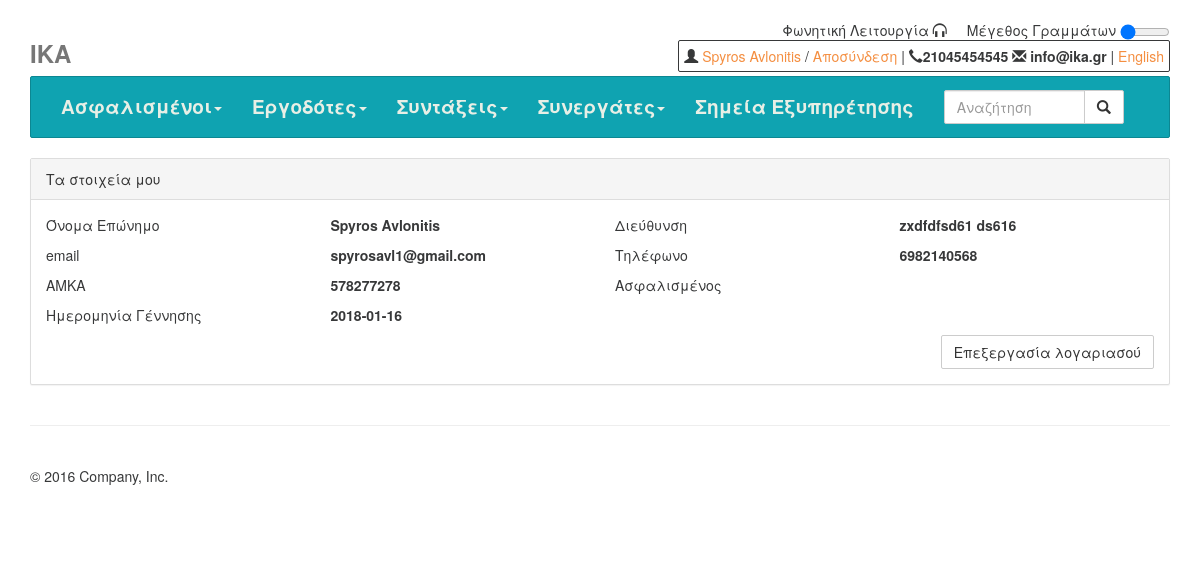
The app's page /home.php (signed in) with its own data.
### tables this page shows
CREATE TABLE `users` (
  `id` int(6) unsigned NOT NULL AUTO_INCREMENT,
  `firstName` varchar(30) NOT NULL,
  `lastName` varchar(30) NOT NULL,
  `email` varchar(50) NOT NULL,
  `reg_date` timestamp NOT NULL DEFAULT CURRENT_TIMESTAMP ON UPDATE CURRENT_TIMESTAMP,
  `password` varchar(256) NOT NULL,
  `loginAttempts` int(11) DEFAULT NULL,
  `user_type` varchar(30) DEFAULT NULL,
  `amka` varchar(30) DEFAULT NULL,
  `phone` varchar(30) DEFAULT NULL,
  `address` varchar(30) DEFAULT NULL,
  `birthday` varchar(30) DEFAULT NULL,
  PRIMARY KEY (`id`),
  UNIQUE KEY `amka` (`amka`)
);

### home.php (the view, shortened to what this page needs)
<?php
  include ('_session.php');
?>
<!DOCTYPE html>
<html lang="en">
  <head>
    <link rel="stylesheet" href="https://maxcdn.bootstrapcdn.com/bootstrap/3.3.7/css/bootstrap.min.css">
    <link href="./assets/css/justified-nav.css" rel="stylesheet">
    <link href="./assets/css/theme.css" rel="stylesheet">
    <link href="./assets/css/yamm.css" rel="stylesheet">
    <link href="./assets/css/app.css" rel="stylesheet">
  </head>
  <body>
    <div class="container">
      <?php include('./_menu.php'); ?>
      <div id="body">
          <div class="panel panel-default">
              <div class="panel-heading">Τα στοιχεία μου</div>
              <div class="panel-body">
                <div class="row">
                  <div class="col-md-3">
                      <p>Όνομα Επώνημο</p>
                      <p>email</p>
                      <p>ΑΜΚΑ</p>
                      <p>Ημερομηνία Γέννησης</p>
                  </div>
                  <div class="col-md-3">
                      <p><strong><?= $user['firstName']?> <?= $user['lastName'] ?></strong></p>
                      <p><strong><?= $user['email']?></strong></p>
                      <p><strong><?= $user['amka']?></strong></p>
                      <p><strong><?= $user['birthday']?></strong></p>
                  </div>
                  <div class="col-md-3">
                      <p>Διεύθυνση</p>
                      <p>Τηλέφωνο</p>
                      <p>Ασφαλισμένος</p>
                  </div>
                  <div class="col-md-3">
                      <p><strong><?= $user['address'] ?></strong></p>
                      <p><strong><?= $user['phone']?></strong></p>
                  </div>
                </div>
                <a style="float: right;" href="/θπδατε.php" class="btn btn-default">Επεξεργασία λογαριασού</a>
              </div>
          </div>
      </div>
      <?php include('./_footer.php'); ?>
  </body>
</html>

### _menu.php (shortened to what this page needs)
<?php
  include ('db_connection.php');
  if(isset($_SESSION["user_id"])){
    $res = $conn->prepare("SELECT * FROM users WHERE id = :id LIMIT 1");
    $res->execute(array(':id' => $_SESSION["user_id"]));
    if ($res->rowCount() == 1){
      $user = ($res->fetchAll(PDO::FETCH_ASSOC))[0];
    }
  }
?>
<div class="right-tools pull-right">
  <span id="access">Μέγεθος Γραμμάτων <input  type="range" min="1" max="2" value="1" step="0.5" onchange="$('#body').attr('style', 'font-size: ' + (this.value*100).toString() + '% !important');" ></span>
  <span id="access">Φωνητική Λειτουργία <span style="cursor: pointer;" class="glyphicon glyphicon-headphones"></span></span>
  <br>
  <span class="pull-right" style="border: solid 1px;padding: 5px;border-radius: 2px;">
    <?php if (isset($user)): ?>
      <span class="glyphicon glyphicon-user"></span> <a href="/home.php"><?= $user['firstName'] ?> <?= $user['lastName'] ?></a> / <a href="/authenticate.php?a=logout">Αποσύνδεση</a>
    <?php else: ?>
      <a href="/login.php">Σύνδεση</a> / <a href="/register.php">Εγγραφή</a>
    <?php endif; ?>
    <span id="phone_and_email">| <strong><span class="glyphicon glyphicon-earphone"></span>21045454545 <span class="glyphicon glyphicon-envelope"></span> info@ika.gr </span></strong>| <a href="/">English</a>
  </span>
</div>
<div class="masthead">
  <a href="/"><h3 class="text-muted">IKA</h3></a>
  <div class="navbar navbar-default yamm">
    <div id="navbar-collapse-2" class="navbar-collapse collapse">
      <ul class="nav navbar-nav">
        <li class="dropdown"><a href="#" data-toggle="dropdown" class="dropdown-toggle">Ασφαλισμένοι<b class="caret"></b></a>
        </li>
        <li class="dropdown"><a href="#" data-toggle="dropdown" class="dropdown-toggle">Εργοδότες<b class="caret"></b></a>
        </li>
        <li class="dropdown"><a href="#" data-toggle="dropdown" class="dropdown-toggle">Συντάξεις<b class="caret"></b></a>
        </li>
        <li class="dropdown"><a href="#" data-toggle="dropdown" class="dropdown-toggle">Συνεργάτες<b class="caret"></b></a>
        </li>
        <li><a href="/ServicePoints.php" class="dropdown-toggle">Σημεία Εξυπηρέτησης</a></li>
        <li style="width: 210px;" id="menuSearch">
          <form class="navbar-form" role="search">
            <div class="input-group">
              <input type="text" class="form-control" placeholder="Αναζήτηση" name="q">
              <div class="input-group-btn">
                <button class="btn btn-default" type="submit"><i class="glyphicon glyphicon-search"></i></button>
              </div>
            </div>
          </form>
        </li>
      </ul>
    </div>
  </div>
</div>

### assets/css/justified-nav.css (style rules this page uses)
body { padding-top: 20px; }
@media screen and (min-width: 768px) { .masthead, .marketing, .footer { padding-right: 0; padding-left: 0; } }

### assets/css/yamm.css (style rules this page uses)
.yamm .nav, .yamm .collapse, .yamm .dropup, .yamm .dropdown { position: static; }
.yamm .nav .dropdown-toggle { font-size: 19px; font-weight: bold; color: #e8efe6; }

### assets/css/app.css (style rules this page uses)
html { font-size: 14px; }
.right-tools { height: 50px; padding-bottom: 5px; }
#access { display: inline-block; margin-left:20px; float: right; }
#access input { display: inline; width: 50px; line-height: 20px; vertical-align: bottom; }

### records on screen
users: firstName "Spyros", lastName "Avlonitis", email "spyrosavl1@gmail.com", amka "578277278", birthday "2018-01-16", address "zxdfdfsd61 ds616", phone "6982140568"
